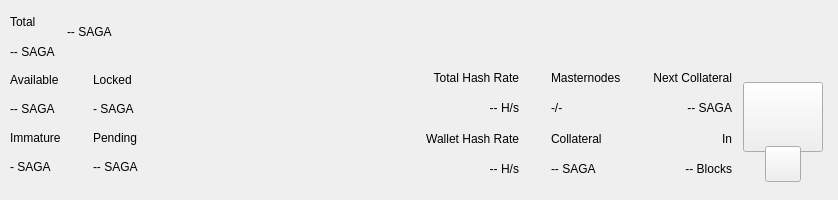
<?xml version="1.0" encoding="UTF-8"?>
<ui version="4.0">
 <class>TopBar</class>
 <widget class="QWidget" name="TopBar">
  <property name="geometry">
   <rect>
    <x>0</x>
    <y>0</y>
    <width>838</width>
    <height>200</height>
   </rect>
  </property>
  <property name="minimumSize">
   <size>
    <width>0</width>
    <height>200</height>
   </size>
  </property>
  <property name="maximumSize">
   <size>
    <width>16777215</width>
    <height>200</height>
   </size>
  </property>
  <property name="windowTitle">
   <string>Form</string>
  </property>
  <layout class="QVBoxLayout" name="verticalLayout_10" stretch="0">
   <property name="spacing">
    <number>0</number>
   </property>
   <property name="leftMargin">
    <number>0</number>
   </property>
   <property name="topMargin">
    <number>0</number>
   </property>
   <property name="rightMargin">
    <number>0</number>
   </property>
   <property name="bottomMargin">
    <number>0</number>
   </property>
   <item>
    <widget class="PFBorderImage" name="containerTop">
     <layout class="QVBoxLayout" name="verticalLayout_11">
      <property name="spacing">
       <number>0</number>
      </property>
      <property name="leftMargin">
       <number>0</number>
      </property>
      <property name="topMargin">
       <number>0</number>
      </property>
      <property name="rightMargin">
       <number>0</number>
      </property>
      <property name="bottomMargin">
       <number>0</number>
      </property>
      <item>
       <widget class="QWidget" name="top_container_2" native="true">
        <property name="minimumSize">
         <size>
          <width>0</width>
          <height>65</height>
         </size>
        </property>
        <layout class="QHBoxLayout" name="top_container">
         <property name="spacing">
          <number>0</number>
         </property>
         <property name="leftMargin">
          <number>10</number>
         </property>
         <property name="topMargin">
          <number>0</number>
         </property>
         <property name="rightMargin">
          <number>10</number>
         </property>
         <property name="bottomMargin">
          <number>0</number>
         </property>
         <item>
          <layout class="QHBoxLayout" name="horizontalLayout_4">
           <property name="spacing">
            <number>12</number>
           </property>
           <property name="rightMargin">
            <number>0</number>
           </property>
           <item>
            <widget class="QWidget" name="widgetAmount" native="true">
             <layout class="QVBoxLayout" name="verticalLayout_2">
              <property name="spacing">
               <number>2</number>
              </property>
              <property name="leftMargin">
               <number>0</number>
              </property>
              <property name="topMargin">
               <number>8</number>
              </property>
              <property name="rightMargin">
               <number>0</number>
              </property>
              <property name="bottomMargin">
               <number>0</number>
              </property>
              <item>
               <widget class="QLabel" name="labelTitle1">
                <property name="text">
                 <string>Total</string>
                </property>
               </widget>
              </item>
              <item>
               <widget class="PrivateQLabel" name="labelAmountPiv">
                <property name="text">
                 <string notr="true">-- SAGA</string>
                </property>
               </widget>
              </item>
             </layout>
            </widget>
           </item>
           <item alignment="Qt::AlignVCenter">
            <widget class="QWidget" name="widgetTopAmount" native="true">
             <property name="sizePolicy">
              <sizepolicy hsizetype="Preferred" vsizetype="Maximum">
               <horstretch>0</horstretch>
               <verstretch>0</verstretch>
              </sizepolicy>
             </property>
             <layout class="QHBoxLayout" name="horizontalLayout_5">
              <property name="spacing">
               <number>0</number>
              </property>
              <property name="leftMargin">
               <number>0</number>
              </property>
              <property name="topMargin">
               <number>0</number>
              </property>
              <property name="rightMargin">
               <number>0</number>
              </property>
              <property name="bottomMargin">
               <number>0</number>
              </property>
              <item alignment="Qt::AlignTop">
               <widget class="PrivateQLabel" name="labelAmountTopPiv">
                <property name="minimumSize">
                 <size>
                  <width>0</width>
                  <height>36</height>
                 </size>
                </property>
                <property name="styleSheet">
                 <string notr="true">padding:0px;margin:0px;</string>
                </property>
                <property name="text">
                 <string notr="true">-- SAGA</string>
                </property>
               </widget>
              </item>
             </layout>
            </widget>
           </item>
           <item>
            <spacer name="horizontalSpacer">
             <property name="orientation">
              <enum>Qt::Horizontal</enum>
             </property>
             <property name="sizeHint" stdset="0">
              <size>
               <width>40</width>
               <height>20</height>
              </size>
             </property>
            </spacer>
           </item>
           <item alignment="Qt::AlignRight">
            <widget class="QWidget" name="layoutSync" native="true">
             <property name="minimumSize">
              <size>
               <width>0</width>
               <height>36</height>
              </size>
             </property>
             <property name="maximumSize">
              <size>
               <width>16777215</width>
               <height>36</height>
              </size>
             </property>
             <layout class="QVBoxLayout" name="verticalLayout_9">
              <property name="leftMargin">
               <number>0</number>
              </property>
              <property name="topMargin">
               <number>0</number>
              </property>
              <property name="rightMargin">
               <number>0</number>
              </property>
              <property name="bottomMargin">
               <number>0</number>
              </property>
              <item>
               <widget class="ExpandableButton" name="pushButtonSync" native="true">
                <property name="minimumSize">
                 <size>
                  <width>36</width>
                  <height>36</height>
                 </size>
                </property>
                <property name="maximumSize">
                 <size>
                  <width>16777215</width>
                  <height>36</height>
                 </size>
                </property>
               </widget>
              </item>
             </layout>
            </widget>
           </item>
           <item>
            <widget class="ExpandableButton" name="pushButtonHDUpgrade" native="true">
             <property name="minimumSize">
              <size>
               <width>36</width>
               <height>36</height>
              </size>
             </property>
             <property name="maximumSize">
              <size>
               <width>16777215</width>
               <height>36</height>
              </size>
             </property>
            </widget>
           </item>
           <item>
            <widget class="ExpandableButton" name="pushButtonStack" native="true">
             <property name="minimumSize">
              <size>
               <width>36</width>
               <height>36</height>
              </size>
             </property>
             <property name="maximumSize">
              <size>
               <width>16777215</width>
               <height>36</height>
              </size>
             </property>
            </widget>
           </item>
           <item>
            <widget class="ExpandableButton" name="pushButtonConf" native="true">
             <property name="minimumSize">
              <size>
               <width>36</width>
               <height>36</height>
              </size>
             </property>
             <property name="maximumSize">
              <size>
               <width>16777215</width>
               <height>36</height>
              </size>
             </property>
            </widget>
           </item>
           <item>
            <widget class="ExpandableButton" name="pushButtonMasternodes" native="true">
             <property name="minimumSize">
              <size>
               <width>36</width>
               <height>36</height>
              </size>
             </property>
             <property name="maximumSize">
              <size>
               <width>16777215</width>
               <height>36</height>
              </size>
             </property>
            </widget>
           </item>
           <item>
            <widget class="ExpandableButton" name="pushButtonConsole" native="true">
             <property name="minimumSize">
              <size>
               <width>36</width>
               <height>36</height>
              </size>
             </property>
             <property name="maximumSize">
              <size>
               <width>16777215</width>
               <height>36</height>
              </size>
             </property>
            </widget>
           </item>
           <item>
            <widget class="ExpandableButton" name="pushButtonConnection" native="true">
             <property name="minimumSize">
              <size>
               <width>36</width>
               <height>36</height>
              </size>
             </property>
             <property name="maximumSize">
              <size>
               <width>16777215</width>
               <height>36</height>
              </size>
             </property>
            </widget>
           </item>
           <item>
            <widget class="ExpandableButton" name="pushButtonTor" native="true">
             <property name="minimumSize">
              <size>
               <width>36</width>
               <height>36</height>
              </size>
             </property>
             <property name="maximumSize">
              <size>
               <width>16777215</width>
               <height>36</height>
              </size>
             </property>
            </widget>
           </item>
           <item>
            <widget class="ExpandableButton" name="pushButtonLock" native="true">
             <property name="sizePolicy">
              <sizepolicy hsizetype="Expanding" vsizetype="Expanding">
               <horstretch>0</horstretch>
               <verstretch>0</verstretch>
              </sizepolicy>
             </property>
             <property name="minimumSize">
              <size>
               <width>36</width>
               <height>0</height>
              </size>
             </property>
             <property name="maximumSize">
              <size>
               <width>16777215</width>
               <height>36</height>
              </size>
             </property>
            </widget>
           </item>
           <item>
            <widget class="ExpandableButton" name="pushButtonTheme" native="true">
             <property name="minimumSize">
              <size>
               <width>36</width>
               <height>36</height>
              </size>
             </property>
             <property name="maximumSize">
              <size>
               <width>16777215</width>
               <height>36</height>
              </size>
             </property>
            </widget>
           </item>
           <item>
            <widget class="ExpandableButton" name="pushButtonFAQ" native="true">
             <property name="minimumSize">
              <size>
               <width>36</width>
               <height>36</height>
              </size>
             </property>
             <property name="maximumSize">
              <size>
               <width>16777215</width>
               <height>36</height>
              </size>
             </property>
            </widget>
           </item>
           <item>
            <widget class="ExpandableButton" name="pushButtonPrivacy" native="true">
             <property name="minimumSize">
              <size>
               <width>36</width>
               <height>36</height>
              </size>
             </property>
             <property name="maximumSize">
              <size>
               <width>16777215</width>
               <height>36</height>
              </size>
             </property>
            </widget>
           </item>
          </layout>
         </item>
        </layout>
       </widget>
      </item>
      <item>
       <widget class="QWidget" name="bottom_container" native="true">
        <property name="minimumSize">
         <size>
          <width>0</width>
          <height>135</height>
         </size>
        </property>
        <layout class="QHBoxLayout" name="botton_container">
         <property name="leftMargin">
          <number>10</number>
         </property>
         <property name="topMargin">
          <number>0</number>
         </property>
         <property name="rightMargin">
          <number>10</number>
         </property>
         <property name="bottomMargin">
          <number>10</number>
         </property>
         <item>
          <layout class="QHBoxLayout" name="horizontalLayout_3">
           <property name="spacing">
            <number>0</number>
           </property>
           <property name="bottomMargin">
            <number>9</number>
           </property>
           <item>
            <layout class="QVBoxLayout" name="verticalLayout_7">
             <property name="spacing">
              <number>0</number>
             </property>
             <property name="leftMargin">
              <number>0</number>
             </property>
             <property name="rightMargin">
              <number>0</number>
             </property>
             <item>
              <layout class="QHBoxLayout" name="horizontalLayout_2">
               <property name="spacing">
                <number>0</number>
               </property>
               <item>
                <layout class="QVBoxLayout" name="verticalLayout_6">
                 <item>
                  <widget class="QLabel" name="labelTitle5">
                   <property name="text">
                    <string>Available</string>
                   </property>
                  </widget>
                 </item>
                 <item>
                  <widget class="PrivateQLabel" name="labelAvailablePiv">
                   <property name="text">
                    <string>-- SAGA</string>
                   </property>
                  </widget>
                 </item>
                 <item>
                  <widget class="QLabel" name="labelTitle4">
                   <property name="text">
                    <string>Immature</string>
                   </property>
                  </widget>
                 </item>
                 <item>
                  <widget class="PrivateQLabel" name="labelImmaturePiv">
                   <property name="text">
                    <string notr="true">- SAGA</string>
                   </property>
                  </widget>
                 </item>
                </layout>
               </item>
               <item>
                <layout class="QVBoxLayout" name="verticalLayout_8">
                 <property name="leftMargin">
                  <number>32</number>
                 </property>
                 <item>
                  <widget class="QLabel" name="labelTitle6">
                   <property name="text">
                    <string>Locked</string>
                   </property>
                  </widget>
                 </item>
                 <item>
                  <widget class="PrivateQLabel" name="labelLockedPiv">
                   <property name="text">
                    <string>- SAGA</string>
                   </property>
                  </widget>
                 </item>
                 <item>
                  <widget class="QLabel" name="labelTitle3">
                   <property name="text">
                    <string>Pending</string>
                   </property>
                  </widget>
                 </item>
                 <item>
                  <widget class="PrivateQLabel" name="labelPendingPiv">
                   <property name="text">
                    <string notr="true">-- SAGA</string>
                   </property>
                  </widget>
                 </item>
                </layout>
               </item>
              </layout>
             </item>
            </layout>
           </item>
          </layout>
         </item>
         <item>
          <spacer name="horizontalSpacer_2">
           <property name="orientation">
            <enum>Qt::Horizontal</enum>
           </property>
           <property name="sizeHint" stdset="0">
            <size>
             <width>40</width>
             <height>20</height>
            </size>
           </property>
          </spacer>
         </item>
         <item>
          <layout class="QHBoxLayout" name="horizontalLayout_6">
           <property name="spacing">
            <number>0</number>
           </property>
           <property name="rightMargin">
            <number>0</number>
           </property>
           <property name="bottomMargin">
            <number>9</number>
           </property>
           <item>
            <widget class="QWidget" name="widgetStaking" native="true">
             <layout class="QVBoxLayout" name="verticalLayout_12">
              <property name="leftMargin">
               <number>32</number>
              </property>
              <property name="topMargin">
               <number>0</number>
              </property>
              <property name="rightMargin">
               <number>0</number>
              </property>
              <property name="bottomMargin">
               <number>0</number>
              </property>
              <item>
               <widget class="QLabel" name="labelNetworkHashRateTitle">
                <property name="text">
                 <string>Total Hash Rate</string>
                </property>
                <property name="textFormat">
                 <enum>Qt::AutoText</enum>
                </property>
                <property name="alignment">
                 <set>Qt::AlignRight|Qt::AlignTrailing|Qt::AlignVCenter</set>
                </property>
               </widget>
              </item>
              <item>
               <widget class="QLabel" name="labelNetworkHashRateValue">
                <property name="layoutDirection">
                 <enum>Qt::LeftToRight</enum>
                </property>
                <property name="text">
                 <string>-- H/s</string>
                </property>
                <property name="textFormat">
                 <enum>Qt::AutoText</enum>
                </property>
                <property name="alignment">
                 <set>Qt::AlignRight|Qt::AlignTrailing|Qt::AlignVCenter</set>
                </property>
               </widget>
              </item>
              <item>
               <widget class="QLabel" name="labelWalletHashRateTitle">
                <property name="text">
                 <string>Wallet Hash Rate</string>
                </property>
                <property name="textFormat">
                 <enum>Qt::AutoText</enum>
                </property>
                <property name="alignment">
                 <set>Qt::AlignRight|Qt::AlignTrailing|Qt::AlignVCenter</set>
                </property>
               </widget>
              </item>
              <item>
               <widget class="PrivateQLabel" name="labelWalletHashRateValue">
                <property name="text">
                 <string notr="true">-- H/s</string>
                </property>
                <property name="textFormat">
                 <enum>Qt::AutoText</enum>
                </property>
                <property name="alignment">
                 <set>Qt::AlignRight|Qt::AlignTrailing|Qt::AlignVCenter</set>
                </property>
               </widget>
              </item>
             </layout>
            </widget>
           </item>
           <item>
            <widget class="QWidget" name="widgetMasternodes" native="true">
             <layout class="QVBoxLayout">
              <property name="leftMargin">
               <number>32</number>
              </property>
              <property name="topMargin">
               <number>0</number>
              </property>
              <property name="rightMargin">
               <number>0</number>
              </property>
              <property name="bottomMargin">
               <number>0</number>
              </property>
              <item>
               <widget class="QLabel" name="labelMasternodesTitle">
                <property name="text">
                 <string>Masternodes</string>
                </property>
               </widget>
              </item>
              <item>
               <widget class="PrivateQLabel" name="labelMasternodeCount">
                <property name="text">
                 <string>-/-</string>
                </property>
               </widget>
              </item>
              <item>
               <widget class="QLabel" name="labelCollateralTitle">
                <property name="text">
                 <string>Collateral</string>
                </property>
               </widget>
              </item>
              <item>
               <widget class="QLabel" name="labelCollateralValue">
                <property name="text">
                 <string notr="true">-- SAGA</string>
                </property>
               </widget>
              </item>
             </layout>
            </widget>
           </item>
           <item>
            <widget class="QWidget" name="widgetNextCollateral" native="true">
             <layout class="QVBoxLayout" name="verticalLayout_13">
              <property name="leftMargin">
               <number>32</number>
              </property>
              <property name="topMargin">
               <number>0</number>
              </property>
              <property name="rightMargin">
               <number>0</number>
              </property>
              <property name="bottomMargin">
               <number>0</number>
              </property>
              <item>
               <widget class="QLabel" name="labelNextMasternodesTitle">
                <property name="text">
                 <string>Next Collateral</string>
                </property>
                <property name="textFormat">
                 <enum>Qt::AutoText</enum>
                </property>
                <property name="alignment">
                 <set>Qt::AlignRight|Qt::AlignTrailing|Qt::AlignVCenter</set>
                </property>
               </widget>
              </item>
              <item>
               <widget class="QLabel" name="labelNextCollateralValue">
                <property name="text">
                 <string>-- SAGA</string>
                </property>
                <property name="textFormat">
                 <enum>Qt::AutoText</enum>
                </property>
                <property name="alignment">
                 <set>Qt::AlignRight|Qt::AlignTrailing|Qt::AlignVCenter</set>
                </property>
               </widget>
              </item>
              <item>
               <widget class="QLabel" name="labelRemainingBlocks">
                <property name="text">
                 <string>In</string>
                </property>
                <property name="textFormat">
                 <enum>Qt::AutoText</enum>
                </property>
                <property name="alignment">
                 <set>Qt::AlignRight|Qt::AlignTrailing|Qt::AlignVCenter</set>
                </property>
               </widget>
              </item>
              <item>
               <widget class="QLabel" name="labelNextCollateralBlocks">
                <property name="text">
                 <string notr="true">-- Blocks</string>
                </property>
                <property name="textFormat">
                 <enum>Qt::AutoText</enum>
                </property>
                <property name="alignment">
                 <set>Qt::AlignRight|Qt::AlignTrailing|Qt::AlignVCenter</set>
                </property>
               </widget>
              </item>
             </layout>
            </widget>
           </item>
          </layout>
         </item>
         <item>
          <widget class="QWidget" name="qrContainer" native="true">
           <property name="sizePolicy">
            <sizepolicy hsizetype="Preferred" vsizetype="Minimum">
             <horstretch>0</horstretch>
             <verstretch>0</verstretch>
            </sizepolicy>
           </property>
           <property name="minimumSize">
            <size>
             <width>90</width>
             <height>110</height>
            </size>
           </property>
           <property name="maximumSize">
            <size>
             <width>90</width>
             <height>110</height>
            </size>
           </property>
           <layout class="QVBoxLayout" name="containerQR">
            <property name="spacing">
             <number>0</number>
            </property>
            <property name="leftMargin">
             <number>5</number>
            </property>
            <property name="topMargin">
             <number>10</number>
            </property>
            <property name="rightMargin">
             <number>5</number>
            </property>
            <property name="bottomMargin">
             <number>0</number>
            </property>
            <item>
             <widget class="QPushButton" name="btnQr">
              <property name="minimumSize">
               <size>
                <width>70</width>
                <height>70</height>
               </size>
              </property>
              <property name="maximumSize">
               <size>
                <width>16777215</width>
                <height>70</height>
               </size>
              </property>
              <property name="focusPolicy">
               <enum>Qt::NoFocus</enum>
              </property>
              <property name="text">
               <string/>
              </property>
              <property name="iconSize">
               <size>
                <width>70</width>
                <height>70</height>
               </size>
              </property>
             </widget>
            </item>
            <item>
             <spacer name="verticalSpacer">
              <property name="orientation">
               <enum>Qt::Vertical</enum>
              </property>
              <property name="sizeType">
               <enum>QSizePolicy::Fixed</enum>
              </property>
              <property name="sizeHint" stdset="0">
               <size>
                <width>20</width>
                <height>20</height>
               </size>
              </property>
             </spacer>
            </item>
            <item alignment="Qt::AlignHCenter|Qt::AlignBottom">
             <widget class="QPushButton" name="pushButtonQR">
              <property name="minimumSize">
               <size>
                <width>36</width>
                <height>36</height>
               </size>
              </property>
              <property name="maximumSize">
               <size>
                <width>36</width>
                <height>36</height>
               </size>
              </property>
              <property name="focusPolicy">
               <enum>Qt::NoFocus</enum>
              </property>
              <property name="text">
               <string/>
              </property>
             </widget>
            </item>
           </layout>
          </widget>
         </item>
        </layout>
       </widget>
      </item>
     </layout>
    </widget>
   </item>
  </layout>
 </widget>
 <customwidgets>
  <customwidget>
   <class>ExpandableButton</class>
   <extends>QWidget</extends>
   <header>qt/pivx/expandablebutton.h</header>
   <container>1</container>
  </customwidget>
  <customwidget>
   <class>PFBorderImage</class>
   <extends>QFrame</extends>
   <header>qt/pivx/pfborderimage.h</header>
   <container>1</container>
  </customwidget>
  <customwidget>
   <class>PrivateQLabel</class>
   <extends>QLabel</extends>
   <header>qt/pivx/privatelabel.h</header>
   <container>0</container>
  </customwidget>
 </customwidgets>
 <resources/>
 <connections/>
</ui>
